Frame 1 (no input): blank canvas, image omitted
Frame 60 (no input): blank canvas, image omitted
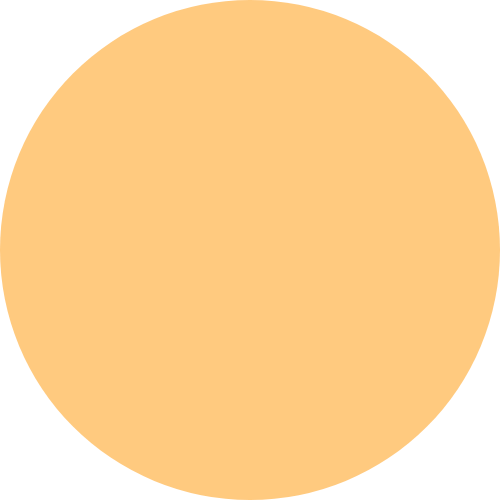
Frame 120 (the mouse pressed at the canvas centre since frame 60)

The p5.js sketch whose frames 1 and 60 were blank and that drew this single picture after the mouse press (run headless with seeded random() and noise() and a simulated clock; from frame 60 on, the mouse is pressed at the canvas centre):

// p5.js sketch
// ── sketch.js
function setup() {
  createCanvas(500,500)
  noStroke()
}

function draw() {
  
  // Draw a white background
  background(255)
  
  // Use map() to scale an input value to a new range.
  // In this case, our initial range is 0 to width
  // and our new desired range is 0 to 255.
  // This re-scales our mouseX to be between 0 and 255 
  // (which is the range for a color value)
  var opacity = map(mouseX,0,width,0,255)
  
  // set a fill style with our new opacity
  fill(255,150,0,opacity)
  
  // draw the circle
  ellipse(width/2,height/2,width,height)
  
}
